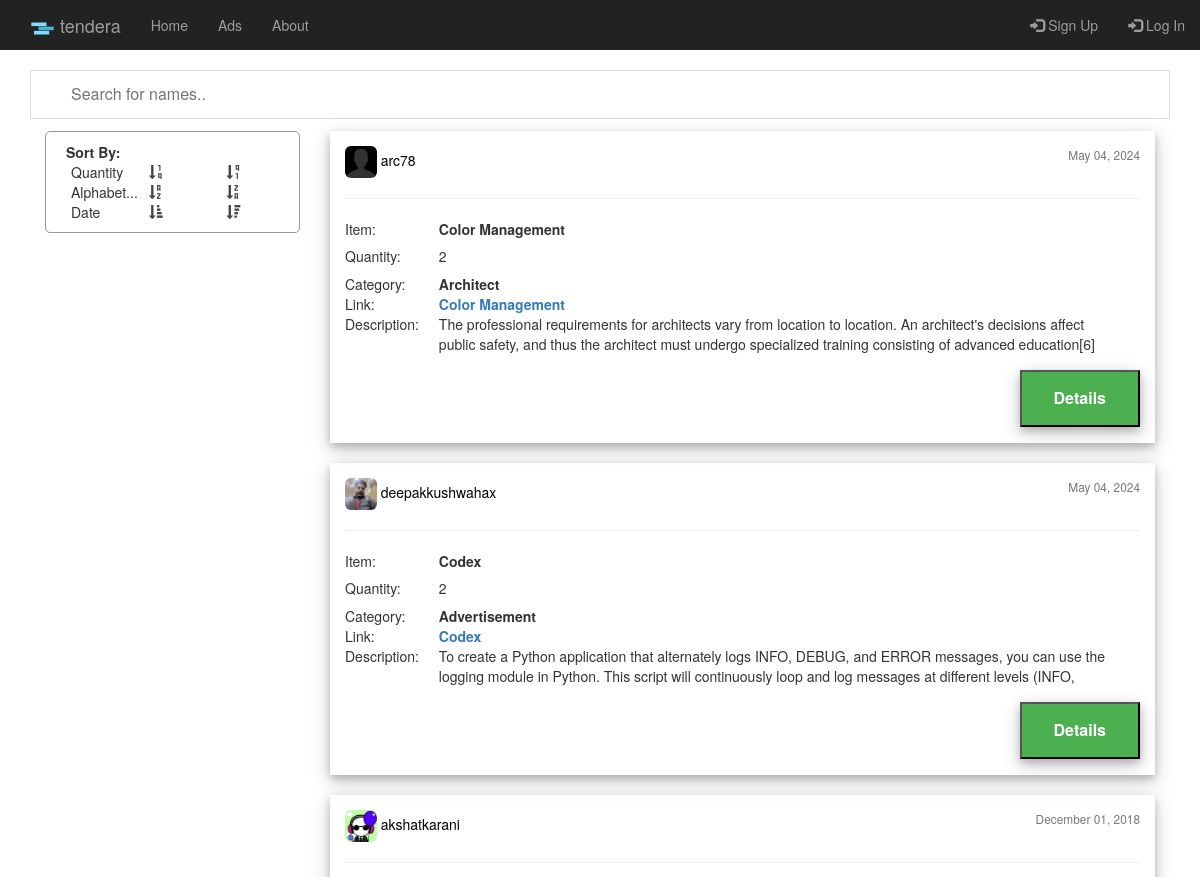
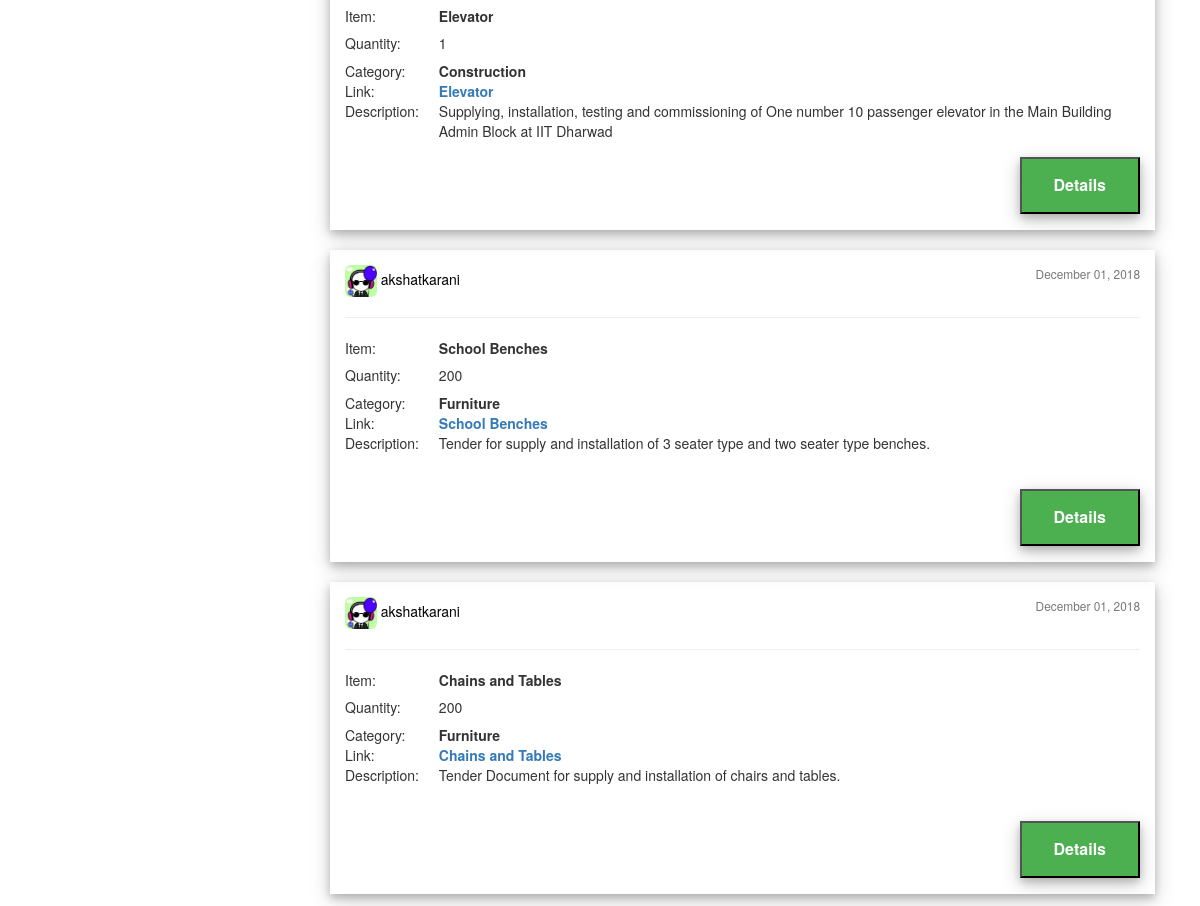
Page /post/ on the committed database (2 pictures, top to bottom).
### post/models.py (models this page shows, shortened)
class Post(models.Model):
	category = models.CharField(max_length=50)
	item = models.CharField(max_length=100)
	quantity = models.IntegerField(default=0)
	document = models.FileField(upload_to='tender_docs/')
	description = models.TextField()
	elegibility = models.TextField(default='Elegibility')
	date_posted = models.DateTimeField(auto_now_add= True)
	author = models.ForeignKey(User, on_delete = models.CASCADE)

### users/models.py (models this page shows, shortened)
class UserProfile(models.Model):
	user = models.OneToOneField(User, on_delete = models.CASCADE)
	image = models.ImageField(default= 'default_pic.jpg', upload_to = 'user_pics')

### post/views.py (the view)
# urls.py: path('', PostListView.as_view(), name='post-home'),
class PostListView(ListView):
	model = Post
	template_name = 'post/home.html'
	context_object_name = 'posts'
	ordering = ['-date_posted']
	paginate_by = 5
	def get_queryset(self):
		order_by = self.kwargs.get('order_by') or '-date_posted'
		return Post.objects.order_by(order_by)

### post/templates/post/home.html (shortened to what this page needs)
{% extends "post/base.html" %}
{% block content %}
<input type="text" id="myInput2" onkeyup="mySearch2()" placeholder="Search for names..">
<div class="col-sm-3">
  <section class="media content-section" style="border: 1px solid;border-color: #999999;border-radius: 5px;padding: 10px">
    <div>
      <span style="padding: 10px;"><b>Sort By:</b></span>
      <div>
        <div class="col-sm-4">Quantity</div>
        <div class="col-sm-4">
        <a href="{% url 'post-home' 'quantity' %}" style="text-decoration: none;color: #444444">
          <span id="quantity" onmouseover="this.style.cursor='pointer'" onmouseout="this.style.cursor='default'" class="glyphicon glyphicon-sort-by-order">
          </span>
        </a>
        </div>
        <div class="col-sm-4">
        <a href="{% url 'post-home' '-quantity' %}" style="text-decoration: none;color: #444444">
          <span id="-quantity" onmouseover="this.style.cursor='pointer'" onmouseout="this.style.cursor='default'" class="glyphicon glyphicon-sort-by-order-alt">
          </span>
        </a>
        </div>
      </div>
      <div>
        <div class="col-sm-4">Alphabet...</div>
        <div class="col-sm-4">
        <a href="{% url 'post-home' 'item' %}" style="text-decoration: none;color: #444444">
          <span id="quantity" onmouseover="this.style.cursor='pointer'" onmouseout="this.style.cursor='default'" class="glyphicon glyphicon-sort-by-alphabet">
          </span>
        </a>
        </div>
        <div class="col-sm-4">
        <a href="{% url 'post-home' '-item' %}" style="text-decoration: none;color: #444444">
          <span id="-quantity" onmouseover="this.style.cursor='pointer'" onmouseout="this.style.cursor='default'" class="glyphicon glyphicon-sort-by-alphabet-alt">
          </span>
        </a>
        </div>
      </div>
      <div>
        <div class="col-sm-4">Date</div>
        <div class="col-sm-4">
        <a href="{% url 'post-home' 'date_posted' %}" style="text-decoration: none;color: #444444">
          <span id="quantity" onmouseover="this.style.cursor='pointer'" onmouseout="this.style.cursor='default'" class="glyphicon glyphicon-sort-by-attributes">
          </span>
        </a>
        </div>
        <div class="col-sm-4">
        <a href="{% url 'post-home' '-date_posted' %}" style="text-decoration: none;color: #444444">
          <span id="-quantity" onmouseover="this.style.cursor='pointer'" onmouseout="this.style.cursor='default'" class="glyphicon glyphicon-sort-by-attributes-alt">
          </span>
        </a>
        </div>
      </div>
  </section>
</div>
<div id="posts" class="col-sm-9">
  {% for post in posts %}
  <div id="post">
    <article class="media content-section" style="box-shadow: 0 4px 8px 0 rgba(0, 0, 0, 0.2), 0 6px 20px 0 rgba(0, 0, 0, 0.19);">
      <div style="padding: 15px;">
        <img class=" img-rounded article-imag" style="width: 4%; height: 4%" src="{{ post.author.userprofile.image.url }}">
      <a class="mr-2" href="{% url 'user-posts' post.author.username %}" style="color: black">{{ post.author }}</a>
      <small style="float: right" class="text-muted">{{ post.date_posted|date:"F d, Y" }}</small>
      <hr>
      <table>
        <tr>
          <td>
            Item:
          </td>
          <td class="second-dat">
            <b id='item' >{{ post.item }}</b>
          </td>
        </tr>
        <tr>
          <td>
            Quantity:
          </td>
          <td class="second-dat">
            <b><h5>{{ post.quantity }}</h5></b>
          </td>
        </tr>
        <tr>
          <td>
            Category:
          </td>
          <td class="second-dat">
            <b>{{ post.category }}</b>
          </td>
        </tr>
        <tr>
          <td>
            Link:
          </td>
          <td class="second-dat">
            <b><a href="{{ post.document.url }}">{{ post.item }}</a></b>
          </td>
        </tr>
        <tr>
          <td style="vertical-align: top">
            Description:
          </td>
          <td class="second-dat">
            <div style="height: 40px; overflow: hidden;">
               <p class="article-content">{{ post.description }}</p>
           </div>
          </td>
        </tr>
      </table>
        <a href="{% url 'post-detail' post.id %}"><button class="button_post" style="box-shadow: 0 4px 8px 0 rgba(0, 0, 0, 0.2), 0 6px 20px 0 rgba(0, 0, 0, 0.19);"><b>Details</b></button></a>
      </div>
    </article>
    <br>
  </div>
  {% endfor %}
</div>
  <br>
</div>
{% endblock content %}

### post/static/post/main.css (style rules this page uses)
.button_post { background-color: #4CAF50; color: white; padding: 15px 32px; text-align: center; text-decoration: none; display: inline-block; font-size: 16px; margin: 16px 0px; cursor: pointer; float: right; }
.second-dat { padding: 0px 20px; }
#myInput2 { width: 100%; font-size: 16px; padding: 12px 20px 12px 40px; border: 1px solid #ddd; margin-bottom: 12px; }

### rows in the picture
Post: author.userprofile.image (placeholder picture), author "arc78", date_posted "May 04, 2024", item "Color Management", quantity "2", category "Architect", description "The professional requirements for architects vary from location to location. An architect's decisions affect public safety, and thus the architect must undergo specialized training consisting of advanced education[6]…"
Post: author.userprofile.image (picture), author "deepakkushwahax", date_posted "May 04, 2024", item "Codex", quantity "2", category "Advertisement", description "To create a Python application that alternately logs INFO, DEBUG, and ERROR messages, you can use the logging module in Python. This script will continuously loop and log messages at different levels (INFO,…"
Post: author.userprofile.image (picture), author "akshatkarani", date_posted "December 01, 2018", item "Elevator", quantity "1", category "Construction", description "Supplying, installation, testing and commissioning of One number 10 passenger elevator in the Main Building Admin Block at IIT Dharwad"
Post: author.userprofile.image (picture), author "akshatkarani", date_posted "December 01, 2018", item "School Benches", quantity "200", category "Furniture", description "Tender for supply and installation of 3 seater type and two seater type benches."
Post: author.userprofile.image (picture), author "akshatkarani", date_posted "December 01, 2018", item "Chains and Tables", quantity "200", category "Furniture", description "Tender Document for supply and installation of chairs and tables."
